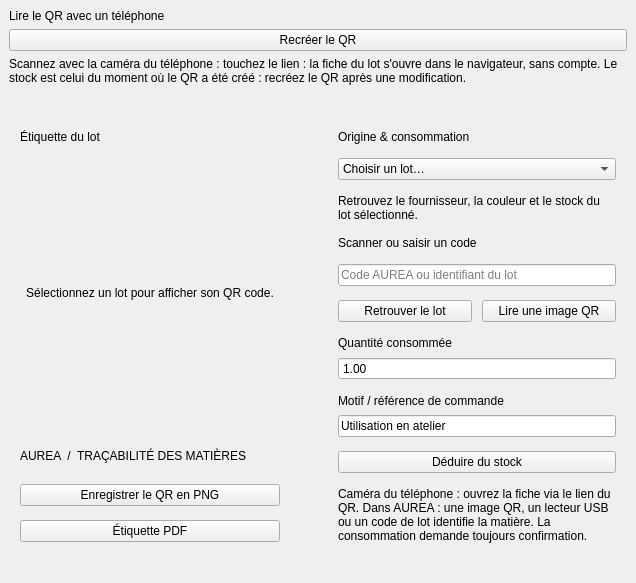
                                <widget class="QWidget" name="qrPageContents">
                                  <layout class="QVBoxLayout" name="qrPageLayout">
                                    <property name="leftMargin">
                                      <number>0</number>
                                    </property>
                                    <property name="topMargin">
                                      <number>0</number>
                                    </property>
                                    <property name="rightMargin">
                                      <number>0</number>
                                    </property>
                                    <property name="bottomMargin">
                                      <number>0</number>
                                    </property>
                                    <property name="spacing">
                                      <number>16</number>
                                    </property>
                                    <item>
                                      <widget class="QFrame" name="phoneQrCard">
                                        <property name="card" stdset="0"><bool>true</bool></property>
                                        <layout class="QVBoxLayout" name="phoneQrLayout">
                                          <item><widget class="QLabel" name="phoneQrTitle"><property name="text"><string>Lire le QR avec un téléphone</string></property><property name="section" stdset="0"><bool>true</bool></property></widget></item>
                                          <item><layout class="QHBoxLayout" name="phoneActionsLayout">
                                            <item><widget class="QPushButton" name="refreshQrButton"><property name="text"><string>Recréer le QR</string></property></widget></item>
                                          </layout></item>
                                          <item><widget class="QLabel" name="phoneHelpLabel"><property name="text"><string>Scannez avec la caméra du téléphone : touchez le lien : la fiche du lot s'ouvre dans le navigateur, sans compte. Le stock est celui du moment où le QR a été créé : recréez le QR après une modification.</string></property><property name="wordWrap"><bool>true</bool></property><property name="muted" stdset="0"><bool>true</bool></property></widget></item>
                                        </layout>
                                      </widget>
                                    </item>
                                    <item>
                                      <widget class="QWidget" name="qrColumns">
                                        <layout class="QHBoxLayout" name="qrColumnsLayout">
                                          <property name="leftMargin">
                                            <number>0</number>
                                          </property>
                                          <property name="topMargin">
                                            <number>0</number>
                                          </property>
                                          <property name="rightMargin">
                                            <number>0</number>
                                          </property>
                                          <property name="bottomMargin">
                                            <number>0</number>
                                          </property>
                                          <property name="spacing">
                                            <number>18</number>
                                          </property>
                                          <item>
                                            <widget class="QFrame" name="qrVisualCard">
                                              <property name="card" stdset="0">
                                                <bool>true</bool>
                                              </property>
                                              <layout class="QVBoxLayout" name="qrVisualCardLayout">
                                                <property name="leftMargin">
                                                  <number>20</number>
                                                </property>
                                                <property name="topMargin">
                                                  <number>20</number>
                                                </property>
                                                <property name="rightMargin">
                                                  <number>20</number>
                                                </property>
                                                <property name="bottomMargin">
                                                  <number>20</number>
                                                </property>
                                                <property name="spacing">
                                                  <number>14</number>
                                                </property>
                                                <item>
                                                  <widget class="QLabel" name="qrTitle">
                                                    <property name="text">
                                                      <string>Étiquette du lot</string>
                                                    </property>
                                                    <property name="sizePolicy">
                                                      <sizepolicy hsizetype="Preferred" vsizetype="Fixed">
                                                        <horstretch>0</horstretch>
                                                        <verstretch>0</verstretch>
                                                      </sizepolicy>
                                                    </property>
                                                    <property name="section" stdset="0">
                                                      <bool>true</bool>
                                                    </property>
                                                  </widget>
                                                </item>
                                                <item>
                                                  <widget class="QLabel" name="qrImage">
                                                    <property name="text">
                                                      <string>Sélectionnez un lot pour afficher son QR code.</string>
                                                    </property>
                                                    <property name="sizePolicy">
                                                      <sizepolicy hsizetype="Preferred" vsizetype="Fixed">
                                                        <horstretch>0</horstretch>
                                                        <verstretch>0</verstretch>
                                                      </sizepolicy>
                                                    </property>
                                                    <property name="muted" stdset="0">
                                                      <bool>true</bool>
                                                    </property>
                                                    <property name="wordWrap">
                                                      <bool>true</bool>
                                                    </property>
                                                    <property name="alignment">
                                                      <set>Qt::AlignCenter</set>
                                                    </property>
                                                    <property name="minimumSize">
                                                      <size>
                                                        <width>260</width>
                                                        <height>270</height>
                                                      </size>
                                                    </property>
                                                  </widget>
                                                </item>
                                                <item>
                                                  <widget class="QLabel" name="qrPayload">
                                                    <property name="text">
                                                      <string>AUREA  /  TRAÇABILITÉ DES MATIÈRES</string>
                                                    </property>
                                                    <property name="sizePolicy">
                                                      <sizepolicy hsizetype="Preferred" vsizetype="Fixed">
                                                        <horstretch>0</horstretch>
                                                        <verstretch>0</verstretch>
                                                      </sizepolicy>
                                                    </property>
                                                    <property name="eyebrow" stdset="0">
                                                      <bool>true</bool>
                                                    </property>
                                                    <property name="wordWrap">
                                                      <bool>true</bool>
                                                    </property>
                                                  </widget>
                                                </item>
                                                <item>
                                                  <widget class="QPushButton" name="saveQrButton">
                                                    <property name="text">
                                                      <string>Enregistrer le QR en PNG</string>
                                                    </property>
                                                    <property name="primary" stdset="0">
                                                      <bool>true</bool>
                                                    </property>
                                                  </widget>
                                                </item>
                                                <item>
                                                  <widget class="QPushButton" name="printLabelButton">
                                                    <property name="text">
                                                      <string>Étiquette PDF</string>
                                                    </property>
                                                  </widget>
                                                </item>
                                              </layout>
                                            </widget>
                                          </item>
                                          <item>
                                            <widget class="QFrame" name="qrDetailsCard">
                                              <property name="card" stdset="0">
                                                <bool>true</bool>
                                              </property>
                                              <layout class="QVBoxLayout" name="qrDetailsCardLayout">
                                                <property name="leftMargin">
                                                  <number>20</number>
                                                </property>
                                                <property name="topMargin">
                                                  <number>20</number>
                                                </property>
                                                <property name="rightMargin">
                                                  <number>20</number>
                                                </property>
                                                <property name="bottomMargin">
                                                  <number>20</number>
                                                </property>
                                                <property name="spacing">
                                                  <number>14</number>
                                                </property>
                                                <item>
                                                  <widget class="QLabel" name="traceTitle">
                                                    <property name="text">
                                                      <string>Origine &amp; consommation</string>
                                                    </property>
                                                    <property name="sizePolicy">
                                                      <sizepolicy hsizetype="Preferred" vsizetype="Fixed">
                                                        <horstretch>0</horstretch>
                                                        <verstretch>0</verstretch>
                                                      </sizepolicy>
                                                    </property>
                                                    <property name="section" stdset="0">
                                                      <bool>true</bool>
                                                    </property>
                                                  </widget>
                                                </item>
                                                <item>
                                                  <widget class="QComboBox" name="lotCombo">
                                                    <item>
                                                      <property name="text">
                                                        <string>Choisir un lot…</string>
                                                      </property>
                                                    </item>
                                                  </widget>
                                                </item>
                                                <item>
                                                  <widget class="QLabel" name="lotDetailsLabel">
                                                    <property name="text">
                                                      <string>Retrouvez le fournisseur, la couleur et le stock du lot sélectionné.</string>
                                                    </property>
                                                    <property name="sizePolicy">
                                                      <sizepolicy hsizetype="Preferred" vsizetype="Fixed">
                                                        <horstretch>0</horstretch>
                                                        <verstretch>0</verstretch>
                                                      </sizepolicy>
                                                    </property>
                                                    <property name="muted" stdset="0">
                                                      <bool>true</bool>
                                                    </property>
                                                    <property name="wordWrap">
                                                      <bool>true</bool>
                                                    </property>
                                                  </widget>
                                                </item>
                                                <item>
                                                  <widget class="QLabel" name="scanCaption">
                                                    <property name="text">
                                                      <string>Scanner ou saisir un code</string>
                                                    </property>
                                                    <property name="sizePolicy">
                                                      <sizepolicy hsizetype="Preferred" vsizetype="Fixed">
                                                        <horstretch>0</horstretch>
                                                        <verstretch>0</verstretch>
                                                      </sizepolicy>
                                                    </property>
                                                    <property name="section" stdset="0">
                                                      <bool>true</bool>
                                                    </property>
                                                  </widget>
                                                </item>
                                                <item>
                                                  <widget class="QLineEdit" name="scanEdit">
                                                    <property name="placeholderText">
                                                      <string>Code AUREA ou identifiant du lot</string>
                                                    </property>
                                                    <property name="clearButtonEnabled">
                                                      <bool>true</bool>
                                                    </property>
                                                  </widget>
                                                </item>
                                                <item>
                                                  <widget class="QWidget" name="scanActions">
                                                    <layout class="QHBoxLayout" name="scanActionsLayout">
                                                      <property name="leftMargin">
                                                        <number>0</number>
                                                      </property>
                                                      <property name="topMargin">
                                                        <number>0</number>
                                                      </property>
                                                      <property name="rightMargin">
                                                        <number>0</number>
                                                      </property>
                                                      <property name="bottomMargin">
                                                        <number>0</number>
                                                      </property>
                                                      <property name="spacing">
                                                        <number>10</number>
                                                      </property>
                                                      <item>
                                                        <widget class="QPushButton" name="findLotButton">
                                                          <property name="text">
                                                            <string>Retrouver le lot</string>
                                                          </property>
                                                          <property name="primary" stdset="0">
                                                            <bool>true</bool>
                                                          </property>
                                                        </widget>
                                                      </item>
                                                      <item>
                                                        <widget class="QPushButton" name="scanImageButton">
                                                          <property name="text">
                                                            <string>Lire une image QR</string>
                                                          </property>
                                                        </widget>
                                                      </item>
                                                    </layout>
                                                  </widget>
                                                </item>
                                                <item>
                                                  <widget class="QWidget" name="consumeQuantityField">
                                                    <layout class="QVBoxLayout" name="consumeQuantityFieldLayout">
                                                      <property name="leftMargin">
                                                        <number>0</number>
                                                      </property>
                                                      <property name="topMargin">
                                                        <number>0</number>
                                                      </property>
                                                      <property name="rightMargin">
                                                        <number>0</number>
                                                      </property>
                                                      <property name="bottomMargin">
                                                        <number>0</number>
                                                      </property>
                                                      <property name="spacing">
                                                        <number>7</number>
                                                      </property>
                                                      <item>
                                                        <widget class="QLabel" name="consumeQuantityLabel">
                                                          <property name="text">
                                                            <string>Quantité consommée</string>
                                                          </property>
                                                          <property name="sizePolicy">
                                                            <sizepolicy hsizetype="Preferred" vsizetype="Fixed">
                                                              <horstretch>0</horstretch>
                                                              <verstretch>0</verstretch>
                                                            </sizepolicy>
                                                          </property>
                                                          <property name="muted" stdset="0">
                                                            <bool>true</bool>
                                                          </property>
                                                        </widget>
                                                      </item>
                                                      <item>
                                                        <widget class="QDoubleSpinBox" name="consumeQuantity">
                                                          <property name="maximum">
                                                            <double>9999999.99</double>
                                                          </property>
                                                          <property name="decimals">
                                                            <number>2</number>
                                                          </property>
                                                          <property name="buttonSymbols">
                                                            <enum>QAbstractSpinBox::NoButtons</enum>
                                                          </property>
                                                          <property name="value">
                                                            <number>1</number>
                                                          </property>
                                                        </widget>
                                                      </item>
                                                    </layout>
                                                  </widget>
                                                </item>
                                                <item>
                                                  <widget class="QWidget" name="consumeReasonField">
                                                    <layout class="QVBoxLayout" name="consumeReasonFieldLayout">
                                                      <property name="leftMargin">
                                                        <number>0</number>
                                                      </property>
                                                      <property name="topMargin">
                                                        <number>0</number>
                                                      </property>
                                                      <property name="rightMargin">
                                                        <number>0</number>
                                                      </property>
                                                      <property name="bottomMargin">
                                                        <number>0</number>
                                                      </property>
                                                      <property name="spacing">
                                                        <number>7</number>
                                                      </property>
                                                      <item>
                                                        <widget class="QLabel" name="consumeReasonLabel">
                                                          <property name="text">
                                                            <string>Motif / référence de commande</string>
                                                          </property>
                                                          <property name="sizePolicy">
                                                            <sizepolicy hsizetype="Preferred" vsizetype="Fixed">
                                                              <horstretch>0</horstretch>
                                                              <verstretch>0</verstretch>
                                                            </sizepolicy>
                                                          </property>
                                                          <property name="muted" stdset="0">
                                                            <bool>true</bool>
                                                          </property>
                                                        </widget>
                                                      </item>
                                                      <item>
                                                        <widget class="QLineEdit" name="consumeReason">
                                                          <property name="text">
                                                            <string>Utilisation en atelier</string>
                                                          </property>
                                                        </widget>
                                                      </item>
                                                    </layout>
                                                  </widget>
                                                </item>
                                                <item>
                                                  <widget class="QPushButton" name="consumeButton">
                                                    <property name="text">
                                                      <string>Déduire du stock</string>
                                                    </property>
                                                    <property name="primary" stdset="0">
                                                      <bool>true</bool>
                                                    </property>
                                                  </widget>
                                                </item>
                                                <item>
                                                  <widget class="QLabel" name="scanHelp">
                                                    <property name="text">
                                                      <string>Caméra du téléphone : ouvrez la fiche via le lien du QR. Dans AUREA : une image QR, un lecteur USB ou un code de lot identifie la matière. La consommation demande toujours confirmation.</string>
                                                    </property>
                                                    <property name="sizePolicy">
                                                      <sizepolicy hsizetype="Preferred" vsizetype="Fixed">
                                                        <horstretch>0</horstretch>
                                                        <verstretch>0</verstretch>
                                                      </sizepolicy>
                                                    </property>
                                                    <property name="muted" stdset="0">
                                                      <bool>true</bool>
                                                    </property>
                                                    <property name="wordWrap">
                                                      <bool>true</bool>
                                                    </property>
                                                  </widget>
                                                </item>
                                              </layout>
                                            </widget>
                                          </item>
                                        </layout>
                                      </widget>
                                    </item>
                                    <item>
                                      <spacer name="qrPageSpacer">
                                        <property name="orientation">
                                          <enum>Qt::Vertical</enum>
                                        </property>
                                        <property name="sizeHint" stdset="0">
                                          <size>
                                            <width>20</width>
                                            <height>20</height>
                                          </size>
                                        </property>
                                      </spacer>
                                    </item>
                                  </layout>
                                </widget>
